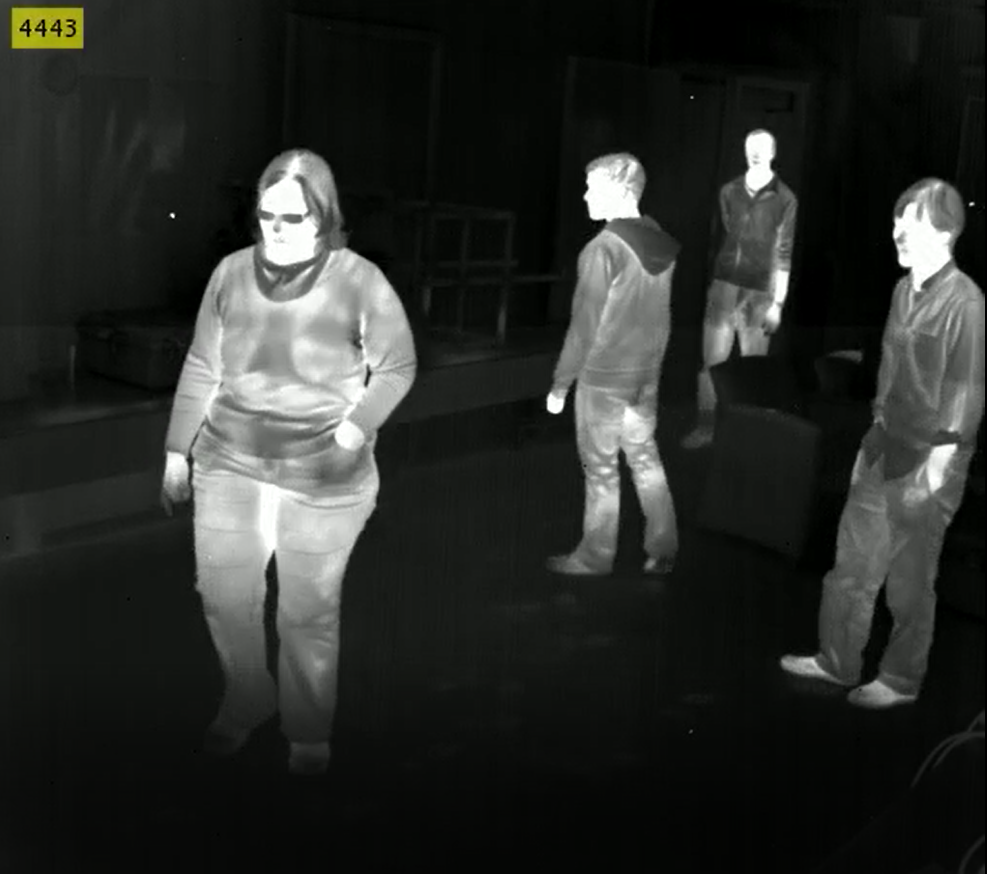
#> input picture Data/ThermalScreening1.PNG, 987 x 874 px
$ jupyter execute 'ThermalScreening - Images.ipynb'   (shell and % lines are left out)
#> lines starting #> are read from the running program, lines starting #| are printed output that depends on the picture; after the words box and inside, x2 and y2 are one past the last pixel; in counts of white or black regions, pixels touching at a corner belong together
# Thermal Imaging

Thermal imaging cameras are devices that translate thermal energy into visible light in order to analyze a particular object or scene. Thermal images can be used for immediate diagnosis or processed through specialized software for further evaluation, accuracy and report output. Thermal imaging cameras take measuring temperature to the next level; instead of getting a number for the temperature you get a picture showing the temperature differences of objects within the image/surface being examined.

## What Do Thermal Imaging Cameras See?

Visible light is what we see around us every day and is the only part of the electromagnetic spectrum that are visible to human eyes. Visible light only takes up a small area in the electromagnetic spectrum and **infrared radiation (IR)** represents a larger percentage. Viewing IR region of the spectrum requires specialized equipments.

All objects absorb, reflect and transmit energy at different levels. Different materials will give off heat or cold energy at different rates. It’s this energy that can be detected by infrared equipment and displayed as images. Such devices will only display a color thermal image of anything that is either above or below the selected temperature threshold. This energy from an object is also referred to as the **“heat signature”**, and the quantity of radiation emitted tends to be proportional to the overall heat of the object.

In general, thermal images are grayscale: with white representing heat, black representing colder regions, and various shades of grey indicating gradients of temperatures between the two. However, newer models of thermal imaging cameras actually add colour to the images they produce, in order to help users better identify distinct objects more clearly – using colours such as orange, blue, yellow, red and purple.

## Applications of Thermal Imaging

1. **Electrical maintenance** - Power line technicians use thermal imaging to locate and pinpoint joints and parts that are at risk of overheating as they’re already emitting more heat than the stronger sections.
2. **Plumbing activity** use thermal imagers to inspect sites of possible leaks, mainly through walls and pipes.
3. **Mechanical and building construction** technicians who work with thermal insulation use imaging to quickly identify leaks, which is important to maintain efficient temperature regulation in a building.
4. **Healthcare and medicine** also have practical uses, such as to spot fevers and temperature anomalies. This has proven to be especially important in airports where these thermal imaging cameras can quickly and accurately scan all incoming or outgoing passengers for higher temperatures, which was crucial during recent outbreaks of diseases like SARS and Ebola. Additionally, thermal imagers have been proven to help diagnose a range of disorders associated with the neck, back and limbs, as well as circulatory problems.
5. **Science and research** are undoubtedly sectors that draw significant benefits from using thermal imagers, for accurate and precise visualisations of heat patterns.

**Ref:**

[1] https://www.grainger.com/know-how/equipment-information/kh-thermal-imaging-applications-uses-features-345-qt

[2] https://www.pyrosales.com.au/blog/thermal-imaging/thermal-imaging-where-is-it-used

### Data

The video feed and images used in this notebook is taken from http://csr.bu.edu/BU-TIV/BUTIV.html

### Import libraries

[cell 1]
import numpy as np
import cv2
import matplotlib.pyplot as plt

### Define reusable functions

[cell 2]
def read_image(image_path):

    '''
    reads the image and returns the RGB format.
    OpenCV defaults to the BGR format when reading the image.
    Hence a conversion to RGB format is required.
    '''
#> called with image_path = 'Data/ThermalScreening1.PNG'
    image = cv2.imread(image_path)
#> image is the input picture: shape (874, 987, 3); mean B, G, R 40.9, 44.2, 41.7
    return cv2.cvtColor(image, cv2.COLOR_BGR2RGB)

def imShowImage(image, cmap=None):

    '''
    plots the image
    '''
    plt.figure(figsize=(20,10))
    plt.imshow(image, cmap)

### Read & Display the Image

[cell 3]
image = read_image('Data/ThermalScreening1.PNG')
imShowImage(image)

### Apply the HOT Colormap

[cell 4]
heatmap_gray = cv2.cvtColor(image, cv2.COLOR_RGB2GRAY)
heatmap = cv2.applyColorMap(heatmap_gray, cv2.COLORMAP_HOT)
heatmap = cv2.cvtColor(heatmap, cv2.COLOR_BGR2RGB)
imShowImage(heatmap)

### Convert the Image Heatmap to Binary Format

[cell 5]
heatmap_gray = cv2.cvtColor(heatmap, cv2.COLOR_RGB2GRAY)
ret, binary_thresh = cv2.threshold(heatmap_gray, 200, 255, cv2.THRESH_BINARY)
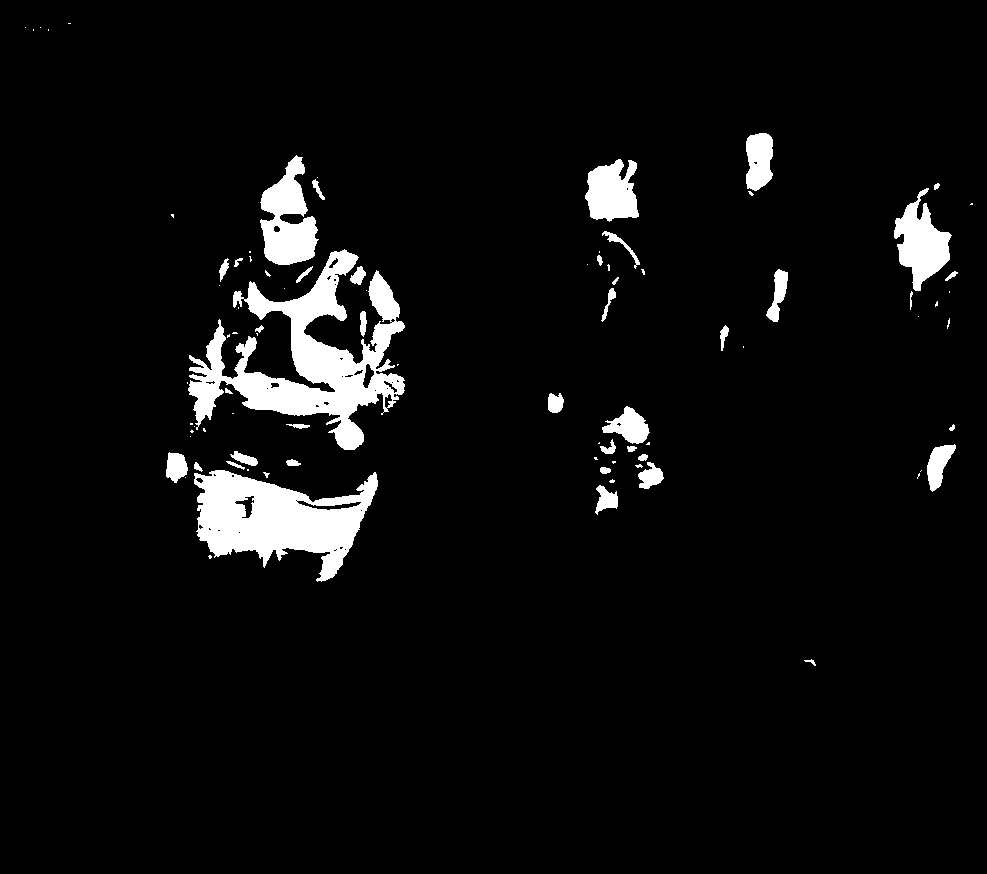
#> binary_thresh: shape (874, 987); 5.1% white; 88 white regions (47 under 20 px), largest, box (x1, y1, x2, y2) and area: (188, 249, 405, 450) 15716, (194, 470, 378, 582) 11170, (260, 155, 319, 265) 3787
imShowImage(binary_thresh, cmap='gray')

### Noise Removal - Morphological Erosion followed by Dilation

[cell 6]
kernel = np.ones((5, 5), np.uint8)
eroded = cv2.erode(binary_thresh, kernel, iterations=1)
#> eroded: shape (874, 987); 3.3% white; 38 white regions (14 under 20 px), largest, box (x1, y1, x2, y2) and area: (199, 472, 376, 559) 8391, (227, 252, 402, 448) 8316, (263, 159, 315, 263) 2792
dilated = cv2.dilate(eroded, kernel, iterations=1)
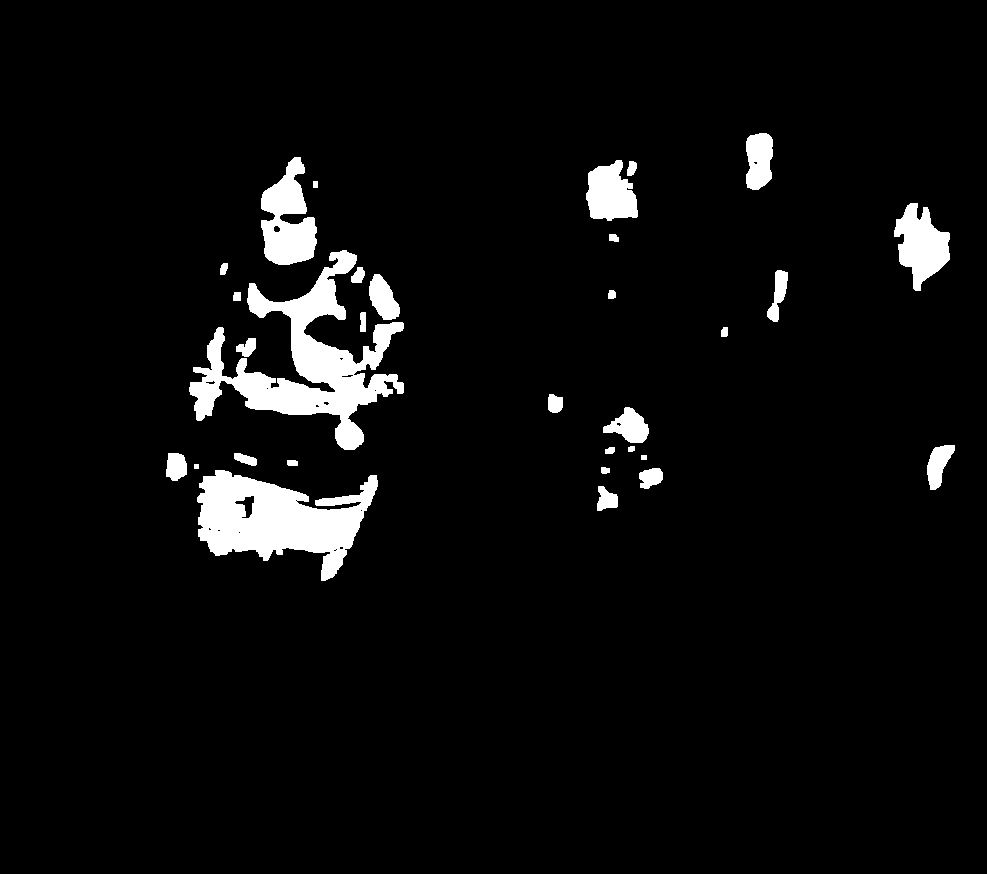
#> dilated: shape (874, 987); 4.7% white; 31 white regions
imShowImage(dilated, cmap='gray')

### Find the Contours

[cell 7]
# Get contours from the image obtained by opening operation
contours, _ = cv2.findContours(dilated, 1, 2)
#> contours = 50 contours, 16 with area under 20; largest, box (x1, y1, x2, y2) and area: (189, 250, 404, 450) 12809, (197, 470, 378, 581) 10691, (261, 157, 317, 265) 3604, (894, 203, 950, 291) 2740, (586, 160, 638, 221) 2178
image_with_rectangles = np.copy(heatmap)

for contour in contours:
    # rectangle over each contour
    x, y, w, h = cv2.boundingRect(contour)

    # Draw rectangles for visualisation
    contouredImage = cv2.rectangle(image_with_rectangles, (x, y), (x+w, y+h), (0, 255, 0), 2)
#> this loop made 50 passes
#> (x, y, w, h) on passes 1, 3, 5, 6, 9, 10, 11, 12: (333, 549, 4, 3), (339, 546, 5, 4), (217, 529, 4, 3), (208, 527, 4, 4), (234, 495, 21, 24), (597, 486, 21, 25), (197, 470, 181, 111), (639, 468, 24, 21)
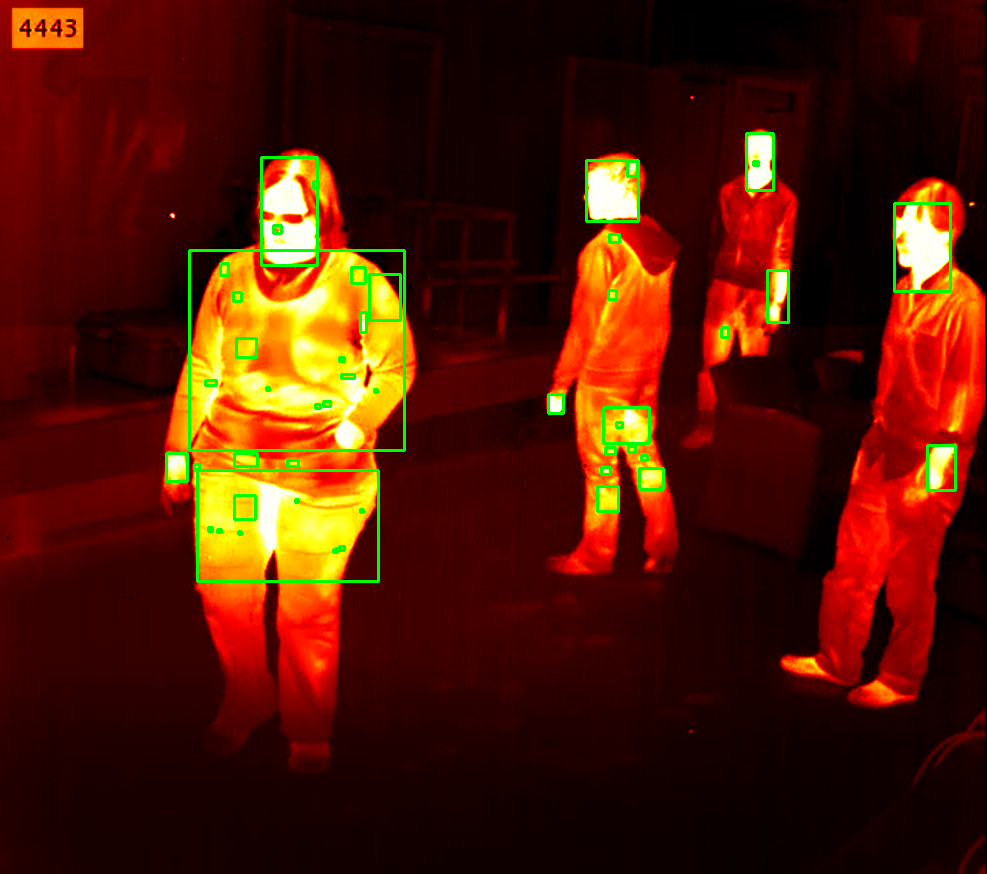
#> image_with_rectangles: shape (874, 987, 3); mean R, G, B 79.8, 24.6, 4.6

### Display the Images

[cell 8]
stacked = np.hstack((image, contouredImage))
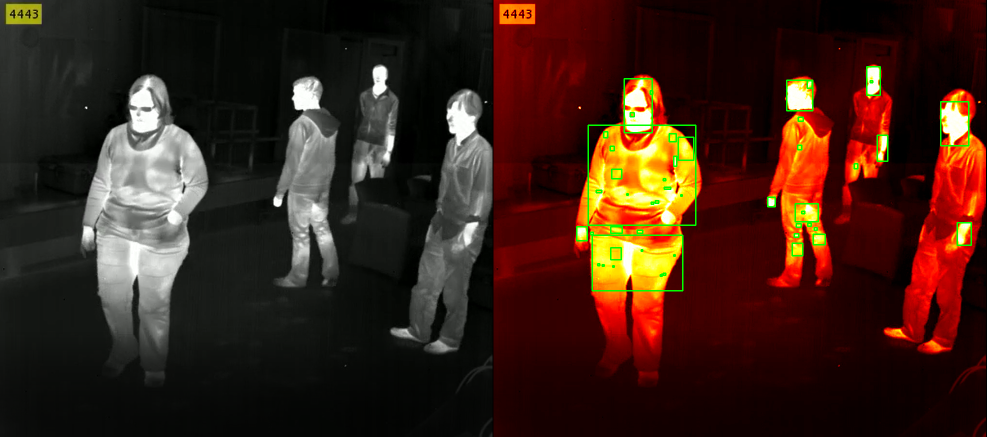
#> stacked: shape (874, 1974, 3) (shown at 1/2 size); mean R, G, B 60.7, 34.4, 22.7
imShowImage(stacked, cmap='gray')

### Single Reusable Function

[cell 9]
def GetThermalImage(image):

    """
    Reads the image and returns the thermal version of
    the image by extracting all the regions of the image
    that have a temperature difference.

    """
#> called with image = 'Data/ThermalScreening1.PNG'
    image = read_image(image)

    gray = cv2.cvtColor(image, cv2.COLOR_RGB2GRAY)
    heatmap = cv2.applyColorMap(gray, cv2.COLORMAP_HOT)
    heatmap = cv2.cvtColor(heatmap, cv2.COLOR_BGR2RGB)

    heatmap_gray = cv2.cvtColor(heatmap, cv2.COLOR_RGB2GRAY)
    ret, binary_thresh = cv2.threshold(heatmap_gray, 200, 255, cv2.THRESH_BINARY)

    kernel = np.ones((5, 5), np.uint8)
    eroded = cv2.erode(binary_thresh, kernel, iterations=1)
    dilated = cv2.dilate(eroded, kernel, iterations=1)

    # Get contours from the image obtained by opening operation
    contours, _ = cv2.findContours(dilated, 1, 2)
    image_with_rectangles = np.copy(heatmap)

    for contour in contours:
        # rectangle over each contour
        x, y, w, h = cv2.boundingRect(contour)

        # Draw rectangles for visualisation
        contouredImage = cv2.rectangle(image_with_rectangles, (x, y), (x+w, y+h), (0, 255, 0), 2)

    stacked = np.hstack((image, contouredImage))
    imShowImage(stacked, cmap='gray')

$ run again, with Data/ThermalScreening2.PNG copied over Data/ThermalScreening1.PNG
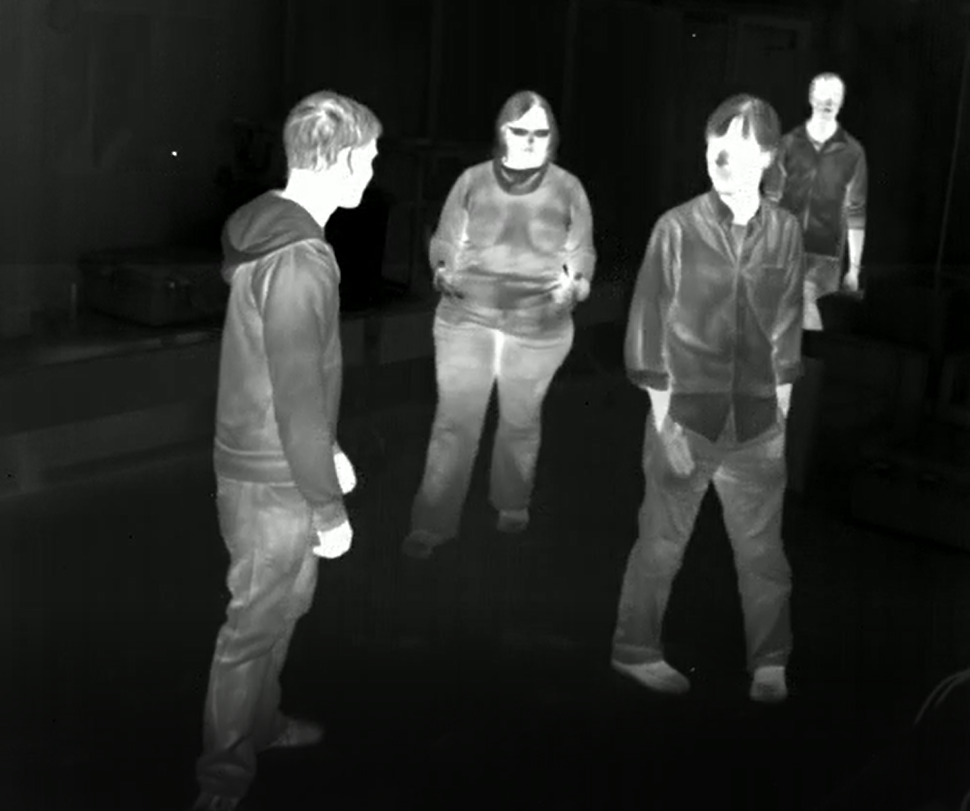
#> input picture Data/ThermalScreening2.PNG, 970 x 811 px
#> in read_image, image is the input picture: shape (811, 970, 3); mean B, G, R 40.5, 43.3, 40.9
#> binary_thresh: shape (811, 970); 2.8% white; 73 white regions (39 under 20 px), largest, box (x1, y1, x2, y2) and area: (279, 136, 377, 227) 4333, (707, 117, 771, 226) 4019, (479, 234, 588, 303) 2467
#> eroded: shape (811, 970); 1.7% white; 28 white regions (8 under 20 px), largest, box (x1, y1, x2, y2) and area: (283, 141, 374, 223) 3366, (709, 120, 769, 223) 3139, (809, 80, 840, 140) 1026
#> dilated: shape (811, 970); 2.6% white; 24 white regions
#> `contours, _ = cv2.findContours(dilated, 1, 2)`: contours = 30 contours, 3 with area under 20; largest, box (x1, y1, x2, y2) and area: (281, 139, 376, 225) 4090, (707, 118, 771, 225) 3968, (503, 103, 549, 169) 1775, (807, 78, 842, 142) 1515, (482, 241, 546, 273) 1106
#> the loop `for contour in contours:` made 30 passes
#> (x, y, w, h) on passes 1, 2, 3, 4, 5, 6, 7, 10: (314, 523, 38, 34), (334, 453, 21, 39), (650, 390, 20, 39), (777, 385, 13, 17), (516, 350, 26, 23), (440, 331, 39, 47), (484, 328, 36, 49), (849, 267, 8, 14)
#> after the loop `for contour in contours:`:
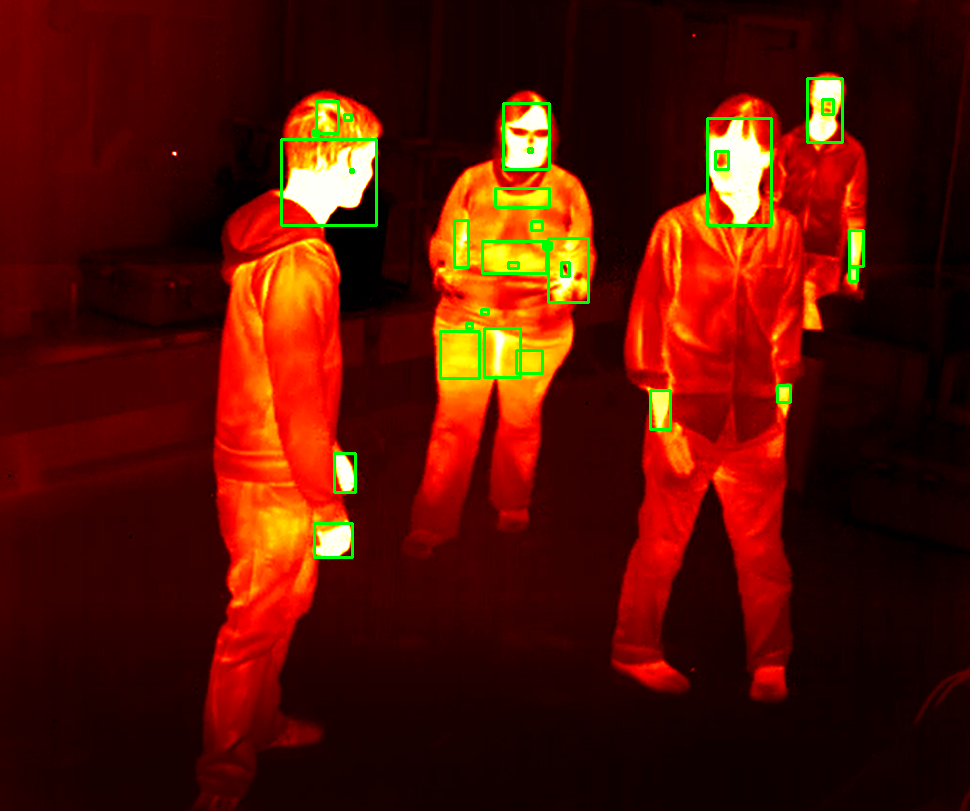
#> image_with_rectangles: shape (811, 970, 3); mean R, G, B 84.7, 18.3, 3.8
#> `stacked = np.hstack((image, contouredImage))`:
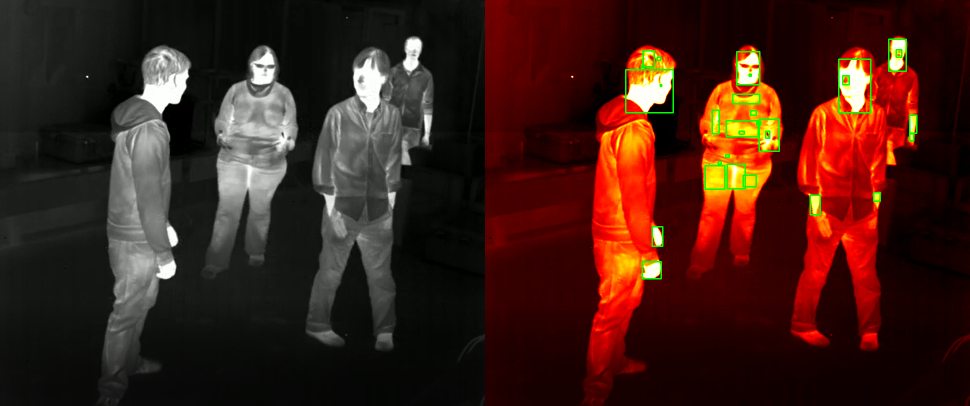
#> stacked: shape (811, 1940, 3) (shown at 1/2 size); mean R, G, B 62.8, 30.8, 22.2
#> the loop in GetThermalImage, `for contour in contours:` made 30 passes
